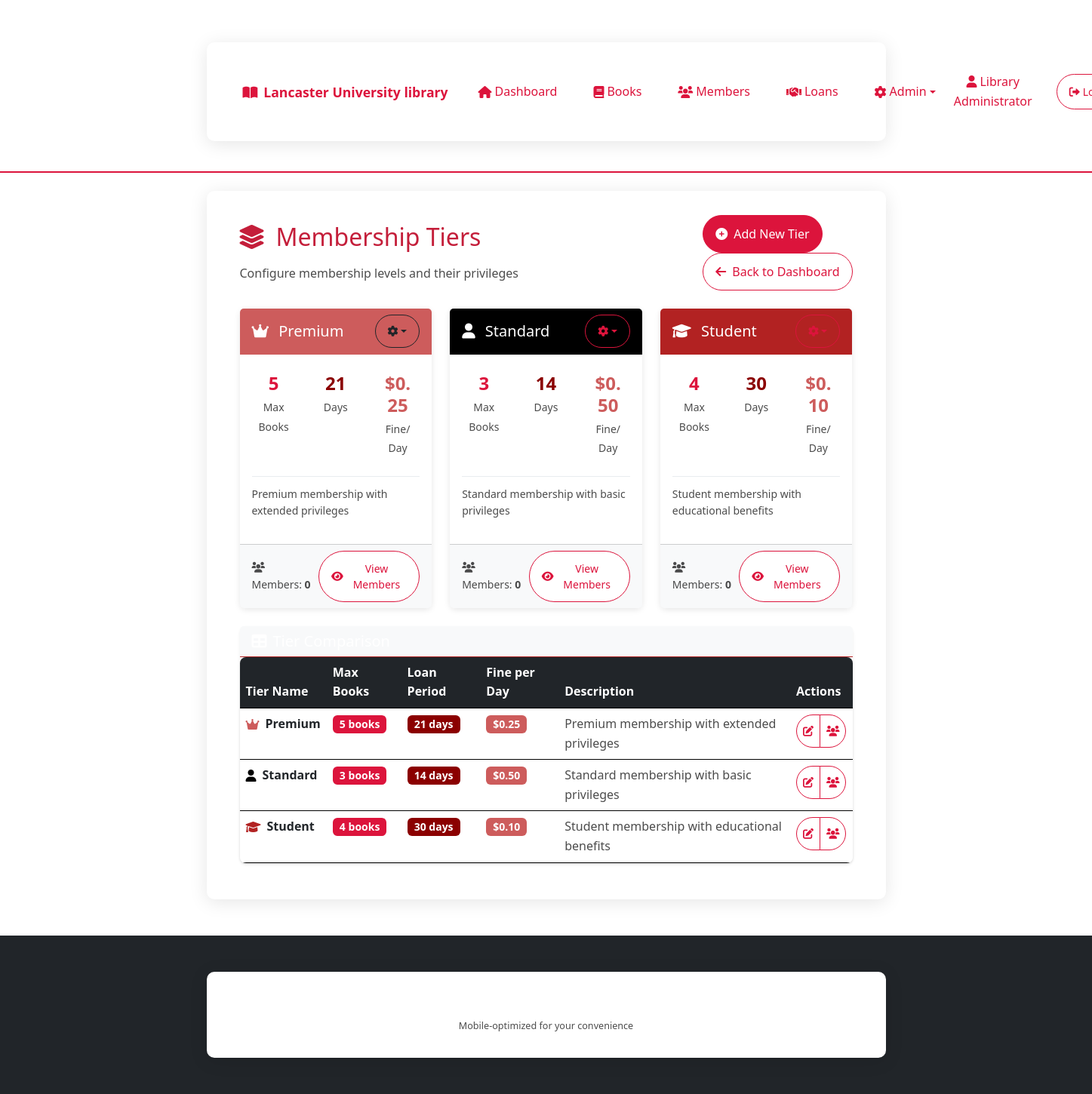
Page /member_tiers (signed in) on the committed database.
### tables this page shows
CREATE TABLE MemberTiers (
                TierID INTEGER PRIMARY KEY AUTOINCREMENT,
                TierName TEXT UNIQUE NOT NULL,
                MaxBooks INTEGER DEFAULT 3,
                LoanPeriodDays INTEGER DEFAULT 14,
                FinePerDay DECIMAL(5,2) DEFAULT 0.50,
                Description TEXT
            );

### app.py (the view)
@app.route('/member_tiers')
@librarian_required
def member_tiers():
    tiers = library.get_member_tiers()
    return render_template('member_tiers.html', tiers=tiers)

### app.py (called while the page is built)
def librarian_required(f):
    @wraps(f)
    def decorated_function(*args, **kwargs):
        if 'user_id' not in session or session.get('user_type') != 'librarian':
            flash('Access denied. Librarian login required.', 'error')
            return redirect(url_for('login'))
        return f(*args, **kwargs)
    return decorated_function

    def get_connection(self):
        return sqlite3.connect(self.db_name)

    def get_member_tiers(self):
        conn = self.get_connection()
        cursor = conn.cursor()
        cursor.execute('SELECT * FROM MemberTiers ORDER BY TierName')
        tiers = cursor.fetchall()
        conn.close()
        return tiers

### templates/member_tiers.html (shortened to what this page needs)
{% extends "base.html" %}
{% block content %}
<div class="container-fluid">
    <div class="row">
        <div class="col-12">
            <div class="d-flex justify-content-between align-items-center mb-4">
                <div>
                    <h2>
                        <i class="fas fa-layer-group me-3"></i>Membership Tiers
                    </h2>
                    <p class="text-muted">Configure membership levels and their privileges</p>
                </div>
                <div>
                    <button class="btn btn-primary me-2" data-bs-toggle="modal" data-bs-target="#createTierModal">
                        <i class="fas fa-plus-circle me-2"></i>Add New Tier
                    </button>
                    <a href="{{ url_for('librarian_dashboard') }}" class="btn btn-outline-secondary">
                        <i class="fas fa-arrow-left me-2"></i>Back to Dashboard
                    </a>
                </div>
            </div>
        </div>
    </div>
    <div class="row g-4 mb-4">
        {% if tiers %}
        {% for tier in tiers %}
        <div class="col-lg-4 col-md-6">
            <div class="card tier-card h-100 {% if tier[1] == 'Premium' %}border-warning{% elif tier[1] == 'Student' %}border-info{% else %}border-secondary{% endif %}">
                <div class="card-header {% if tier[1] == 'Premium' %}bg-warning text-dark{% elif tier[1] == 'Student' %}bg-info text-white{% else %}bg-secondary text-white{% endif %}">
                    <div class="d-flex justify-content-between align-items-center">
                        <h5 class="mb-0">
                            <i class="fas {% if tier[1] == 'Premium' %}fa-crown{% elif tier[1] == 'Student' %}fa-graduation-cap{% else %}fa-user{% endif %} me-2"></i>
                            {{ tier[1] }}
                        </h5>
                        <div class="dropdown">
                            <button class="btn btn-sm btn-outline-{% if tier[1] == 'Premium' %}dark{% else %}light{% endif %} dropdown-toggle"
                                    type="button" data-bs-toggle="dropdown">
                                <i class="fas fa-cog"></i>
                            </button>
                        </div>
                    </div>
                </div>
                <div class="card-body">
                    <div class="tier-details">
                        <div class="row text-center mb-3">
                            <div class="col-4">
                                <div class="tier-stat">
                                    <h4 class="text-primary">{{ tier[2] }}</h4>
                                    <small class="text-muted">Max Books</small>
                                </div>
                            </div>
                            <div class="col-4">
                                <div class="tier-stat">
                                    <h4 class="text-success">{{ tier[3] }}</h4>
                                    <small class="text-muted">Days</small>
                                </div>
                            </div>
                            <div class="col-4">
                                <div class="tier-stat">
                                    <h4 class="text-warning">${{ "%.2f"|format(tier[4]) }}</h4>
                                    <small class="text-muted">Fine/Day</small>
                                </div>
                            </div>
                        </div>
                        {% if tier[5] %}
                        <div class="tier-description">
                            <p class="text-muted small">{{ tier[5] }}</p>
                        </div>
                        {% endif %}
                    </div>
                </div>
                <div class="card-footer bg-light">
                    <div class="d-flex justify-content-between align-items-center">
                        <small class="text-muted">
                            <i class="fas fa-users me-1"></i>
                            Members: <span class="fw-bold">0</span>
                        </small>
                        <button class="btn btn-sm btn-outline-primary"
                                onclick="viewTierMembers({{ tier[0] }}, '{{ tier[1] }}')">
                            <i class="fas fa-eye me-1"></i>View Members
                        </button>
                    </div>
                </div>
            </div>
        </div>
        {% endfor %}
        {% endif %}
    </div>
    {% if tiers %}
    <div class="card shadow-sm">
        <div class="card-header bg-light">
            <h5 class="mb-0"><i class="fas fa-table me-2"></i>Tier Comparison</h5>
        </div>
        <div class="card-body p-0">
            <div class="table-responsive">
                <table class="table table-hover mb-0">
                    <thead class="table-dark">
                        <tr>
                            <th>Tier Name</th>
                            <th>Max Books</th>
                            <th>Loan Period</th>
                            <th>Fine per Day</th>
                            <th>Description</th>
                            <th>Actions</th>
                        </tr>
                    </thead>
                    <tbody>
                        {% for tier in tiers %}
                        <tr>
                            <td>
                                <div class="d-flex align-items-center">
                                    <i class="fas {% if tier[1] == 'Premium' %}fa-crown text-warning{% elif tier[1] == 'Student' %}fa-graduation-cap text-info{% else %}fa-user text-secondary{% endif %} me-2"></i>
                                    <strong>{{ tier[1] }}</strong>
                                </div>
                            </td>
                            <td>
                                <span class="badge bg-primary fs-6">{{ tier[2] }} books</span>
                            </td>
                            <td>
                                <span class="badge bg-success fs-6">{{ tier[3] }} days</span>
                            </td>
                            <td>
                                <span class="badge bg-warning fs-6">${{ "%.2f"|format(tier[4]) }}</span>
                            </td>
                            <td>
                                <span class="text-muted">{{ tier[5] or 'No description' }}</span>
                            </td>
                            <td>
                                <div class="btn-group btn-group-sm">
                                    <button class="btn btn-outline-primary"
                                            onclick="editTier({{ tier[0] }}, '{{ tier[1] }}', {{ tier[2] }}, {{ tier[3] }}, {{ tier[4] }}, '{{ tier[5] or '' }}')"
                                            data-bs-toggle="tooltip" title="Edit Tier">
                                        <i class="fas fa-edit"></i>
                                    </button>
                                    <button class="btn btn-outline-info"
                                            onclick="viewTierMembers({{ tier[0] }}, '{{ tier[1] }}')"
                                            data-bs-toggle="tooltip" title="View Members">
                                        <i class="fas fa-users"></i>
                                    </button>
                                </div>
                            </td>
                        </tr>
                        {% endfor %}
                    </tbody>
                </table>
            </div>
        </div>
    </div>
    {% endif %}
</div>
{% endblock %}

### static/css/style.css (style rules this page uses)
:root { --bg-primary: white; --bg-secondary: #f8f9fa; --text-primary: black; --text-secondary: #666; --card-bg: white; --border-color: black; --shadow: rgba(0,0,0,0.1); --red-primary: #DC143C; --red-secondary: #B22222; --red-dark: #8B0000; --red-light: #CD5C5C; --red-accent: #C41E3A; --red-bright: #CC0000; --red-coral: #FF6B6B; }
body, h1, h2, h3, h4, h5, h6, p, ul, ol, li, a, button, input { margin: 0; padding: 0; box-sizing: border-box; font-family: 'Segoe UI', Arial, sans-serif; }
body { background: var(--bg-primary); color: var(--text-primary); line-height: 1.6; min-height: 100vh; transition: background-color 0.3s ease, color 0.3s ease; }
.btn { border-radius: 50px; }
h1, h2, h3 { color: var(--red-accent); margin-bottom: 1rem; }
button, input[type="submit"] { background: var(--red-light); color: white; border: none; padding: 0.7rem 1.5rem; border-radius: 5px; cursor: pointer; font-size: 1rem; transition: background 0.2s; }
table { width: 100%; border-collapse: collapse; margin-bottom: 2rem; }
th, td { padding: 0.8rem; border-bottom: 1px solid var(--border-color); text-align: left; color: var(--text-primary); }
th { background: var(--bg-secondary); font-weight: 600; }
.card { background: var(--card-bg); border: 1px solid var(--red-light); border-radius: 10px; box-shadow: 0 2px 8px var(--shadow); transition: background-color 0.3s ease; }
.card-header { background: var(--red-secondary); color: white; border-bottom: 1px solid var(--red-secondary); }
.btn-outline-primary, .btn-outline-secondary, .btn-outline-success, .btn-outline-warning, .btn-outline-info { border-color: var(--red-primary); color: var(--red-primary); background: var(--card-bg); transition: all 0.3s ease; }
.bg-primary, .btn-primary { background-color: #DC143C !important; border-color: #DC143C !important; }
.bg-secondary, .btn-secondary { background-color: black !important; border-color: black !important; }
.bg-success, .btn-success { background-color: #8B0000 !important; border-color: #8B0000 !important; }
.bg-info, .btn-info { background-color: #B22222 !important; border-color: #B22222 !important; }
.bg-warning, .btn-warning { background-color: #CD5C5C !important; border-color: #CD5C5C !important; color: white !important; }
.text-primary { color: #DC143C !important; }
.text-secondary { color: black !important; }
.text-success { color: #8B0000 !important; }
.text-info { color: #B22222 !important; }
.text-warning { color: #CD5C5C !important; }
.text-muted { color: black !important; opacity: 0.7; }
.badge { color: white !important; }
.badge.bg-primary { background-color: #DC143C !important; }
.badge.bg-success { background-color: #8B0000 !important; }
.badge.bg-warning { background-color: #CD5C5C !important; }
[data-theme="light"] .btn-outline-light { border-color: var(--red-primary) !important; color: var(--red-primary) !important; background-color: transparent !important; }
.btn-outline-light { border-color: var(--red-primary) !important; color: var(--red-primary) !important; background-color: transparent !important; }

### templates/base.html (style rules this page uses)
:root { --mobile-nav-height: 60px; --mobile-padding: 1rem; --touch-target: 44px; }
.btn, .nav-link, .dropdown-item { min-height: var(--touch-target); padding: 0.75rem 1rem; display: flex; align-items: center; touch-action: manipulation; }
.card { border-radius: 0.75rem; box-shadow: 0 2px 8px rgba(0,0,0,0.1); margin-bottom: 1rem; }
.table-responsive { border-radius: 0.5rem; box-shadow: 0 1px 3px rgba(0,0,0,0.1); }

### templates/member_tiers.html (style rules this page uses)
.tier-card { border-left-width: 4px !important; transition: all 0.3s ease; }
.tier-stat { padding: 0.5rem; }
.tier-stat h4 { margin-bottom: 0.25rem; font-weight: 700; }
.tier-description { border-top: 1px solid #e9ecef; padding-top: 0.75rem; margin-top: 0.75rem; }
.table th { border-top: none; font-weight: 600; }
.badge.fs-6 { font-size: 0.875rem !important; }
.card { border: none; border-radius: 8px; }
.btn-group-sm .btn { padding: 0.25rem 0.5rem; }
.border-warning { border-color: #ffc107 !important; }
.border-info { border-color: #0dcaf0 !important; }
.border-secondary { border-color: #6c757d !important; }

### rows in the picture
MemberTiers: TierName "Premium", MaxBooks "5", LoanPeriodDays "21", FinePerDay "0.25", Description "Premium membership with extended privileges"
MemberTiers: TierName "Standard", MaxBooks "3", LoanPeriodDays "14", FinePerDay "0.50", Description "Standard membership with basic privileges"
MemberTiers: TierName "Student", MaxBooks "4", LoanPeriodDays "30", FinePerDay "0.10", Description "Student membership with educational benefits"

### other values in the picture
{{ session.name or 'User' }} "Library Administrator"
